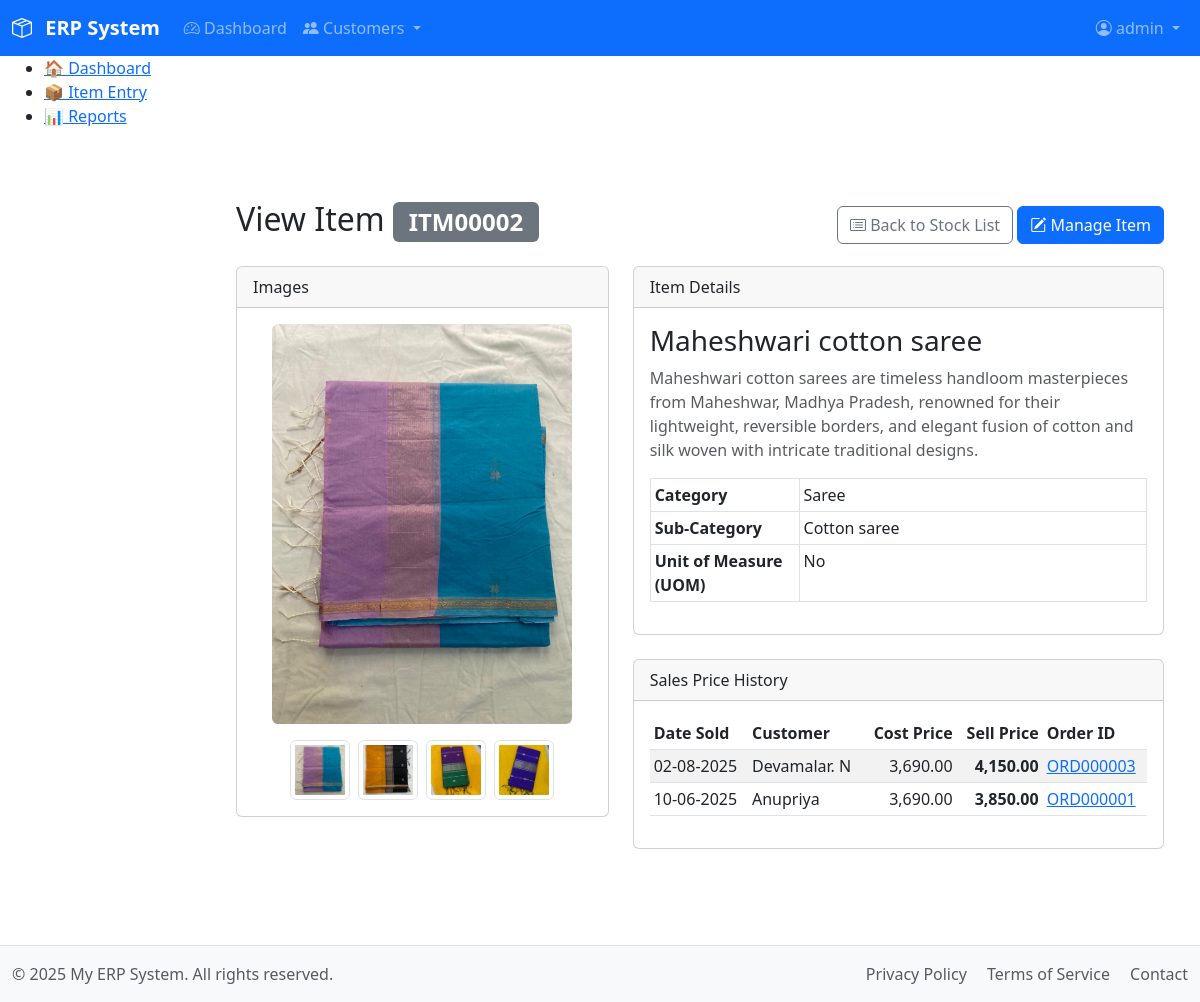
The app's page /modules/inventory/view_item.php?item_id=ITM00002 (signed in) with its own data.
### tables this page shows
CREATE TABLE `items` (
  `item_id` varchar(10) NOT NULL,
  `category_sub_id` varchar(10) NOT NULL,
  `name` varchar(150) NOT NULL,
  `uom` varchar(20) NOT NULL DEFAULT 'No',
  `description` text DEFAULT NULL,
  `main_image_path` varchar(255) DEFAULT NULL,
  `created_at` timestamp NOT NULL DEFAULT current_timestamp(),
  `created_by` int(11) DEFAULT NULL,
  `created_by_name` varchar(50) DEFAULT NULL,
  `updated_at` timestamp NULL DEFAULT NULL ON UPDATE current_timestamp(),
  `updated_by` int(11) DEFAULT NULL,
  `updated_by_name` varchar(50) DEFAULT NULL,
  PRIMARY KEY (`item_id`),
  UNIQUE KEY `name` (`name`),
  KEY `category_sub_id` (`category_sub_id`),
  CONSTRAINT `fk_category_sub` FOREIGN KEY (`category_sub_id`) REFERENCES `categories_sub` (`category_sub_id`) ON DELETE CASCADE ON UPDATE CASCADE
);

CREATE TABLE `categories` (
  `category_id` varchar(10) NOT NULL,
  `name` varchar(255) NOT NULL,
  `description` text DEFAULT NULL,
  `created_at` timestamp NOT NULL DEFAULT current_timestamp(),
  `created_by` int(11) DEFAULT NULL,
  `created_by_name` varchar(255) DEFAULT NULL,
  `updated_at` timestamp NULL DEFAULT NULL,
  `updated_by` int(11) DEFAULT NULL,
  `updated_by_name` varchar(255) DEFAULT NULL,
  PRIMARY KEY (`category_id`),
  UNIQUE KEY `name` (`name`)
);

CREATE TABLE `categories_sub` (
  `category_sub_id` varchar(10) NOT NULL,
  `category_id` varchar(10) NOT NULL,
  `name` varchar(100) NOT NULL,
  `description` text DEFAULT NULL,
  `created_at` timestamp NOT NULL DEFAULT current_timestamp(),
  `created_by` int(11) DEFAULT NULL,
  `created_by_name` varchar(50) DEFAULT NULL,
  `updated_at` timestamp NULL DEFAULT NULL ON UPDATE current_timestamp(),
  `updated_by` int(11) DEFAULT NULL,
  `updated_by_name` varchar(50) DEFAULT NULL,
  PRIMARY KEY (`category_sub_id`),
  UNIQUE KEY `name` (`name`),
  KEY `category_id` (`category_id`),
  CONSTRAINT `fk_category` FOREIGN KEY (`category_id`) REFERENCES `categories` (`category_id`) ON DELETE CASCADE ON UPDATE CASCADE
);

CREATE TABLE `order_items` (
  `order_item_id` int(11) NOT NULL AUTO_INCREMENT,
  `order_id` varchar(10) NOT NULL,
  `item_id` varchar(10) NOT NULL,
  `quantity` decimal(10,2) NOT NULL,
  `price` decimal(10,2) NOT NULL,
  `cost_price` decimal(10,2) NOT NULL DEFAULT 0.00,
  `profit_margin` decimal(5,2) NOT NULL DEFAULT 0.00,
  PRIMARY KEY (`order_item_id`),
  KEY `order_id` (`order_id`),
  KEY `item_id` (`item_id`),
  CONSTRAINT `fk_order_header` FOREIGN KEY (`order_id`) REFERENCES `orders` (`order_id`) ON DELETE CASCADE ON UPDATE CASCADE
);

CREATE TABLE `orders` (
  `order_id` varchar(10) NOT NULL,
  `customer_id` varchar(10) NOT NULL,
  `order_date` date NOT NULL,
  `status` enum('New','Processing','Awaiting Stock','With Courier','Delivered','Canceled') NOT NULL DEFAULT 'New',
  `stock_type` enum('Ex-Stock','Pre-Book') NOT NULL DEFAULT 'Ex-Stock',
  `total_amount` decimal(10,2) NOT NULL DEFAULT 0.00,
  `other_expenses` decimal(10,2) NOT NULL DEFAULT 0.00,
  `payment_method` enum('BT','COD') NOT NULL DEFAULT 'COD',
  `payment_status` enum('Pending','Received') NOT NULL DEFAULT 'Pending',
  `remarks` text DEFAULT NULL,
  `created_at` timestamp NOT NULL DEFAULT current_timestamp(),
  `created_by` int(11) DEFAULT NULL,
  `created_by_name` varchar(50) DEFAULT NULL,
  PRIMARY KEY (`order_id`),
  KEY `customer_id` (`customer_id`),
  CONSTRAINT `fk_order_customer` FOREIGN KEY (`customer_id`) REFERENCES `customers` (`customer_id`) ON UPDATE CASCADE
);

CREATE TABLE `customers` (
  `customer_id` varchar(10) NOT NULL,
  `phone` varchar(15) NOT NULL,
  `name` varchar(100) NOT NULL,
  `address` text DEFAULT NULL,
  `city` varchar(50) DEFAULT NULL,
  `district` varchar(50) DEFAULT NULL,
  `postal_code` varchar(20) DEFAULT NULL,
  `known_by` varchar(50) DEFAULT NULL,
  `email` varchar(100) DEFAULT NULL,
  `first_order_date` date DEFAULT NULL,
  `description` text DEFAULT NULL,
  `profile` text DEFAULT NULL,
  `created_at` datetime NOT NULL,
  `created_by` int(11) NOT NULL,
  `created_by_name` varchar(100) NOT NULL,
  `updated_at` timestamp NULL DEFAULT NULL,
  `updated_by` int(11) DEFAULT NULL,
  `updated_by_name` varchar(255) DEFAULT NULL,
  PRIMARY KEY (`customer_id`),
  UNIQUE KEY `phone` (`phone`),
  KEY `created_by` (`created_by`),
  KEY `updated_by` (`updated_by`),
  CONSTRAINT `customers_ibfk_1` FOREIGN KEY (`created_by`) REFERENCES `users` (`id`),
  CONSTRAINT `customers_ibfk_2` FOREIGN KEY (`updated_by`) REFERENCES `users` (`id`)
);

### includes/functions.php (called while the page is built, shortened)
<?php
function get_item_details($item_id) {
    $db = db();
    $stmt = $db->prepare("
        SELECT
            i.*,
            c.name as category_name,
            cs.name as sub_category_name
        FROM items i
        JOIN categories_sub cs ON i.category_sub_id = cs.category_sub_id
        JOIN categories c ON cs.category_id = c.category_id
        WHERE i.item_id = ?
    ");
    $stmt->bind_param("s", $item_id);
    $stmt->execute();
    $item_details = $stmt->get_result()->fetch_assoc();
    $image_dir = __DIR__ . '/../Images/';
    $image_pattern = $image_dir . $item_id . '-*.jpg';
    $image_paths = glob($image_pattern);
    $image_urls = [];
    if ($image_paths) {
        foreach ($image_paths as $path) {
            $image_urls[] = '/Images/' . basename($path);
        }
    }
    $item_details['images'] = $image_urls;
    $stmt_price = $db->prepare("
        SELECT
            o.order_date,
            o.order_id,
            oi.price,
            oi.cost_price,
            c.name as customer_name
        FROM order_items oi
        JOIN orders o ON oi.order_id = o.order_id
        JOIN customers c on o.customer_id = c.customer_id
        WHERE oi.item_id = ?
          AND o.status != 'Canceled'
        ORDER BY o.order_date DESC
    ");
    $stmt_price->bind_param("s", $item_id);
    $stmt_price->execute();
    $item_details['price_history'] = $stmt_price->get_result()->fetch_all(MYSQLI_ASSOC);
    return $item_details;
}

### modules/inventory/view_item.php (the view, shortened to what this page needs)
<?php
require_once __DIR__ . '/../../includes/functions.php';
$item_id = $_GET['item_id'] ?? null;
$item = get_item_details($item_id);
require_once __DIR__ . '/../../includes/header.php';
?>
<main class="container mt-4">
    <div class="d-flex justify-content-between align-items-center mb-3">
        <h2>View Item <span class="badge bg-secondary"><?= htmlspecialchars($item['item_id']) ?></span></h2>
        <div>
            <a href="/modules/inventory/list_stock_levels.php" class="btn btn-outline-secondary">
                <i class="bi bi-card-list"></i> Back to Stock List
            </a>
            <a href="/modules/inventory/entry_item.php?item_id=<?= htmlspecialchars($item['item_id']) ?>" class="btn btn-primary">
                <i class="bi bi-pencil-square"></i> Manage Item
            </a>
        </div>
    </div>
    <div class="row g-4">
        <div class="col-md-5">
            <div class="card">
                <div class="card-header">Images</div>
                <div class="card-body">
                    <?php if (empty($item['images'])): ?>
                        <div class="text-center text-muted p-4">
                            <i class="bi bi-image-alt fs-1"></i>
                            <p>No images available for this item.</p>
                        </div>
                    <?php else: ?>
                        <div class="mb-3 text-center">
                            <img src="<?= htmlspecialchars($item['main_image_path'] ?? $item['images'][0]) ?>"
                                 id="mainImageView"
                                 class="img-fluid rounded"
                                 style="max-height: 400px; object-fit: contain;"
                                 alt="Main item image">
                        </div>
                        <div class="d-flex flex-wrap gap-2 justify-content-center">
                            <?php foreach ($item['images'] as $image_url): ?>
                                <img src="<?= htmlspecialchars($image_url) ?>"
                                     class="img-thumbnail item-thumbnail"
                                     style="height: 60px; width: 60px; object-fit: cover; cursor: pointer;"
                                     alt="Item thumbnail">
                            <?php endforeach; ?>
                        </div>
                    <?php endif; ?>
                </div>
            </div>
        </div>
        <div class="col-md-7">
            <div class="card mb-4">
                <div class="card-header">Item Details</div>
                <div class="card-body">
                    <h3><?= htmlspecialchars($item['name']) ?></h3>
                    <p class="text-muted"><?= htmlspecialchars($item['description'] ?: 'No description provided.') ?></p>
                    <table class="table table-sm table-bordered">
                        <tr>
                            <th style="width: 30%;">Category</th>
                            <td><?= htmlspecialchars($item['category_name']) ?></td>
                        </tr>
                        <tr>
                            <th>Sub-Category</th>
                            <td><?= htmlspecialchars($item['sub_category_name']) ?></td>
                        </tr>
                        <tr>
                            <th>Unit of Measure (UOM)</th>
                            <td><?= htmlspecialchars($item['uom']) ?></td>
                        </tr>
                    </table>
                </div>
            </div>
            <div class="card">
                <div class="card-header">Sales Price History</div>
                <div class="card-body">
                    <?php if (empty($item['price_history'])): ?>
                        <p class="text-muted">This item has not been sold yet.</p>
                    <?php else: ?>
                        <div class="table-responsive" style="max-height: 300px;">
                            <table class="table table-sm table-striped table-hover">
                                <thead>
                                    <tr>
                                        <th>Date Sold</th>
                                        <th>Customer</th>
                                        <th class="text-end">Cost Price</th>
                                        <th class="text-end">Sell Price</th>
                                        <th>Order ID</th>
                                    </tr>
                                </thead>
                                <tbody>
                                    <?php foreach ($item['price_history'] as $history): ?>
                                    <tr>
                                        <td><?= htmlspecialchars(date("d-m-Y", strtotime($history['order_date']))) ?></td>
                                        <td><?= htmlspecialchars($history['customer_name']) ?></td>
                                        <td class="text-end"><?= number_format($history['cost_price'], 2) ?></td>
                                        <td class="text-end fw-bold"><?= number_format($history['price'], 2) ?></td>
                                        <td>
                                            <a href="/modules/sales/entry_order.php?order_id=<?= htmlspecialchars($history['order_id']) ?>" target="_blank">
                                                <?= htmlspecialchars($history['order_id']) ?>
                                            </a>
                                        </td>
                                    </tr>
                                    <?php endforeach; ?>
                                </tbody>
                            </table>
                        </div>
                    <?php endif; ?>
                </div>
            </div>
        </div>
    </div>
</main>
<?php require_once __DIR__ . '/../../includes/footer.php'; ?>

### includes/header.php (shortened to what this page needs)
<?php
$logged_in = isset($_SESSION['user_id']);
?>
<!DOCTYPE html>
<html lang="en" data-bs-theme="light">
<head>
    <link href="https://cdn.jsdelivr.net/npm/bootstrap@5.3.0/dist/css/bootstrap.min.css" rel="stylesheet">
    <link rel="stylesheet" href="https://cdn.jsdelivr.net/npm/bootstrap-icons@1.10.0/font/bootstrap-icons.css">
    <?php
        $cssPath = __DIR__ . '/../assets/css/main.css';
        $cssVersion = file_exists($cssPath) ? filemtime($cssPath) : time();
    ?>
    <link rel="stylesheet" href="/assets/css/main.css?v=<?= $cssVersion ?>">
    <link rel="stylesheet" href="https://cdn.jsdelivr.net/npm/litepicker/dist/css/litepicker.css"/>
</head>
<body class="d-flex flex-column min-vh-100">
    <nav class="navbar navbar-expand-lg navbar-dark bg-primary sticky-top">
        <div class="container-fluid">
            <a class="navbar-brand" href="/">
                <i class="bi bi-box-seam"></i> ERP System
            </a>
            <div class="collapse navbar-collapse" id="mainNav">
                <ul class="navbar-nav me-auto mb-2 mb-lg-0">
                    <?php if ($logged_in): ?>
                        <li class="nav-item">
                            <a class="nav-link" href="/index.php"><i class="bi bi-speedometer2"></i> Dashboard</a>
                        </li>
                        <li class="nav-item dropdown">
                            <a class="nav-link dropdown-toggle" href="#" id="customersDropdown" role="button" data-bs-toggle="dropdown" aria-expanded="false">
                                <i class="bi bi-people-fill"></i> Customers
                            </a>
                        </li>
                    <?php endif; ?>
                </ul>
                <ul class="navbar-nav">
                    <?php if ($logged_in): ?>
                        <li class="nav-item dropdown">
                            <a class="nav-link dropdown-toggle" href="#" role="button" data-bs-toggle="dropdown">
                                <i class="bi bi-person-circle"></i> <?php echo htmlspecialchars($_SESSION['username']); ?>
                            </a>
                        </li>
                    <?php else: ?>
                        <li class="nav-item">
                            <a class="nav-link" href="/login.php"><i class="bi bi-box-arrow-in-right"></i> Login</a>
                        </li>
                    <?php endif; ?>
                </ul>
            </div>
        </div>
    </nav>
    <div class="container-fluid flex-grow-1">
        <div class="row">
            <?php if ($logged_in && !isset($hide_sidebar)): ?>
                <?php require_once __DIR__ . '/sidebar.php'; ?>
            <?php endif; ?>
            <main class="<?php echo $logged_in && !isset($hide_sidebar) ? 'col-md-9 ms-sm-auto col-lg-10 px-md-4' : 'col-12'; ?>">

### includes/sidebar.php
<div class="sidebar">
  <ul>
    <li><a href="/index.php">🏠 Dashboard</a></li>
    <li><a href="/modules/item/entry.php">📦 Item Entry</a></li>
    <li><a href="#">📊 Reports</a></li>
  </ul>
</div>

### includes/footer.php (shortened to what this page needs)
        </main>
    </div>
</div>
<footer class="footer mt-auto py-3 bg-light border-top">
    <div class="container-fluid">
        <div class="row">
            <div class="col-md-6 text-center text-md-start">
                <span class="text-muted">&copy; <?php echo date('Y'); ?> My ERP System. All rights reserved.</span>
            </div>
            <div class="col-md-6 text-center text-md-end">
                <ul class="list-inline mb-0">
                    <li class="list-inline-item"><a href="/privacy.php" class="text-muted">Privacy Policy</a></li>
                    <li class="list-inline-item"><a href="/terms.php" class="text-muted">Terms of Service</a></li>
                    <li class="list-inline-item"><a href="/contact.php" class="text-muted">Contact</a></li>
                </ul>
            </div>
        </div>
    </div>
</footer>
</body>
</html>

### assets/css/main.css (style rules this page uses)
.navbar-brand { font-weight: 600; }
.navbar-brand i { margin-right: 8px; }
.footer { background-color: #f8f9fa !important; }
.footer a { text-decoration: none; }
.footer .list-inline-item:not(:last-child) { margin-right: 1rem; }
main { padding-top: 1rem; padding-bottom: 3rem; }

### records on screen
items: item_id "ITM00002", name "Maheshwari cotton saree", description "Maheshwari cotton sarees are timeless handloom masterpieces from Maheshwar, Madhya Pradesh, renowned for their lightweight, reversible borders, and elegant fusion of cotton and silk woven with intricate traditional designs.", categories.name "Saree", category_sub.name "Cotton saree", uom "No"
order_items: order.order_date "02-08-2025", customers.name "Devamalar. N", cost_price "3,690.00", price "4,150.00", order.order_id "ORD000003"
order_items: order.order_date "10-06-2025", customers.name "Anupriya", cost_price "3,690.00", price "3,850.00", order.order_id "ORD000001"

### other values on screen
$_SESSION['username'] "admin"
